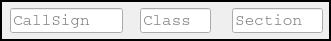
   <widget class="QFrame" name="frame_3">
    <property name="geometry">
     <rect>
      <x>10</x>
      <y>164</y>
      <width>331</width>
      <height>41</height>
     </rect>
    </property>
    <property name="font">
     <font>
      <family>Courier</family>
      <pointsize>12</pointsize>
      <weight>75</weight>
      <bold>true</bold>
     </font>
    </property>
    <property name="frameShape">
     <enum>QFrame::WinPanel</enum>
    </property>
    <property name="frameShadow">
     <enum>QFrame::Plain</enum>
    </property>
    <widget class="QLineEdit" name="callsign_entry">
     <property name="geometry">
      <rect>
       <x>10</x>
       <y>8</y>
       <width>113</width>
       <height>25</height>
      </rect>
     </property>
     <property name="font">
      <font>
       <family>JetBrains Mono</family>
       <pointsize>12</pointsize>
       <weight>50</weight>
       <bold>false</bold>
      </font>
     </property>
     <property name="toolTip">
      <string>Enter other operators callsign.</string>
     </property>
     <property name="statusTip">
      <string>Enter other operators callsign.</string>
     </property>
     <property name="whatsThis">
      <string>Enter other operators callsign.</string>
     </property>
     <property name="maxLength">
      <number>14</number>
     </property>
     <property name="frame">
      <bool>true</bool>
     </property>
     <property name="placeholderText">
      <string>CallSign</string>
     </property>
    </widget>
    <widget class="QLineEdit" name="class_entry">
     <property name="geometry">
      <rect>
       <x>140</x>
       <y>8</y>
       <width>71</width>
       <height>25</height>
      </rect>
     </property>
     <property name="font">
      <font>
       <family>JetBrains Mono</family>
       <pointsize>12</pointsize>
       <weight>50</weight>
       <bold>false</bold>
      </font>
     </property>
     <property name="placeholderText">
      <string>Class</string>
     </property>
    </widget>
    <widget class="QLineEdit" name="section_entry">
     <property name="geometry">
      <rect>
       <x>232</x>
       <y>8</y>
       <width>91</width>
       <height>25</height>
      </rect>
     </property>
     <property name="font">
      <font>
       <family>JetBrains Mono</family>
       <pointsize>12</pointsize>
       <weight>50</weight>
       <bold>false</bold>
      </font>
     </property>
     <property name="placeholderText">
      <string>Section</string>
     </property>
    </widget>
   </widget>
